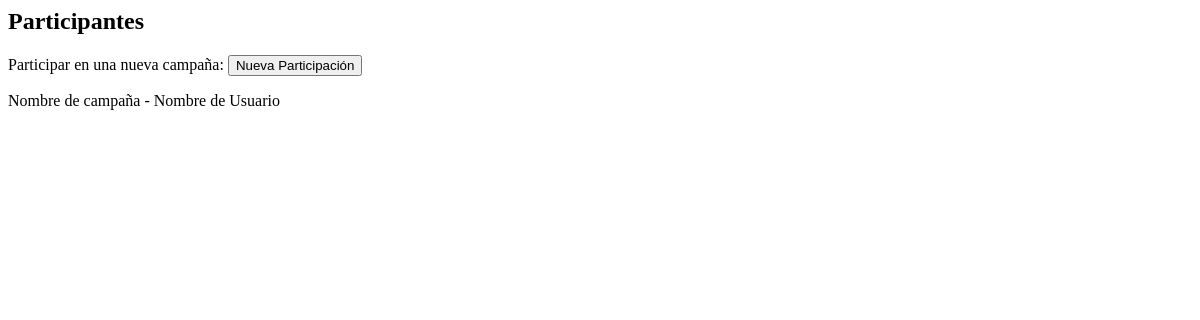
The app's page /hojapersonaje/participalist/, older data.
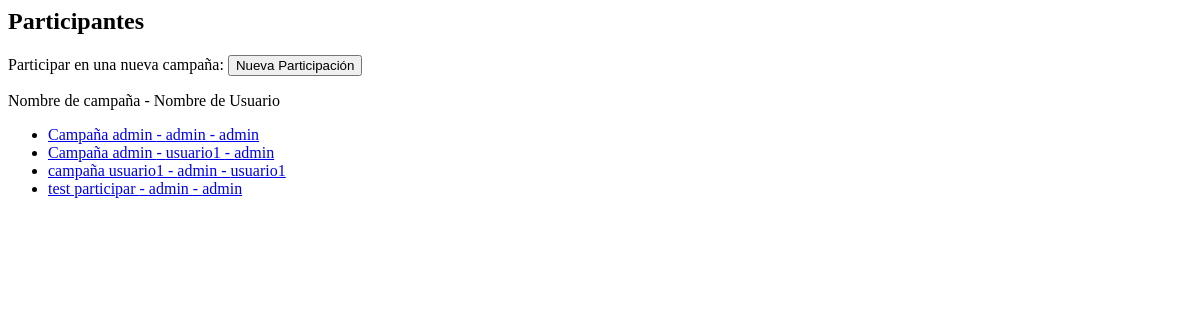
The same page, newer data.
### hojapersonaje/models.py (models this page shows, shortened)
class Participa(models.Model):
	idPar = models.AutoField(primary_key=True)
	usuPar = models.ForeignKey(Perfil, on_delete=models.CASCADE, blank=True, null=True)
	camPar = models.ForeignKey(Campaña, on_delete=models.CASCADE)

class Campaña(models.Model):
	idCam = models.AutoField(primary_key=True)
	nomCam = models.CharField(max_length=100)
	desCam = models.CharField(max_length=5000)
	usuCam = models.ForeignKey(Perfil, on_delete=models.CASCADE, blank=True, null=True)
	def __str__(self):
		return str(self.nomCam)

class Perfil(models.Model):
	user = models.OneToOneField(User, on_delete=models.CASCADE)
	imgPer = models.ImageField(upload_to='avatar', blank=True)
	def __str__(self):
		return str(self.user.username)

### hojapersonaje/views.py (the view)
# urls.py: path('participalist/', ParticipaList.as_view(), name="participantes"),
class ParticipaList(ListView):
	model = Participa
	template_name="hojapersonaje/participa_list.html"

### hojapersonaje/templates/hojapersonaje/participa_list.html
{% extends "plantilla_base.html" %}
{% block content %}
	<h2>Participantes</h2>
	<p>Participar en una nueva campaña: <button onclick="location.href='{% url 'participa-add' %}'">Nueva Participación</button></p>
	<p>Nombre de campaña - Nombre de Usuario</p>
	<ul>
		{% for participa in object_list %}
			{% if request.user.id == participa.usuPar.user.id or participa.camPar.usuCam.user.id %}
				<li><a href="../participadetail/{{ participa.idPar }}">{{participa.camPar}} - {{participa.usuPar}} - {{participa.camPar.usuCam}}</a></li>
			{% endif %}
		{% endfor %}
	</ul>
{% endblock %}

### hojapersonaje/templates/plantilla_base.html (shortened to what this page needs)
{% load static %}
<html>
<head>
</head>
<body>
    {% block content %}{% endblock %}
</body>
</html>

Row changes from the older to the newer data that the page shows:
added Participa: camPar "Campaña admin", usuPar "admin", camPar.usuCam "admin"
added Participa: camPar "Campaña admin", usuPar "usuario1", camPar.usuCam "admin"
added Participa: camPar "campaña usuario1", usuPar "admin", camPar.usuCam "usuario1"
added Participa: camPar "test participar", usuPar "admin", camPar.usuCam "admin"
